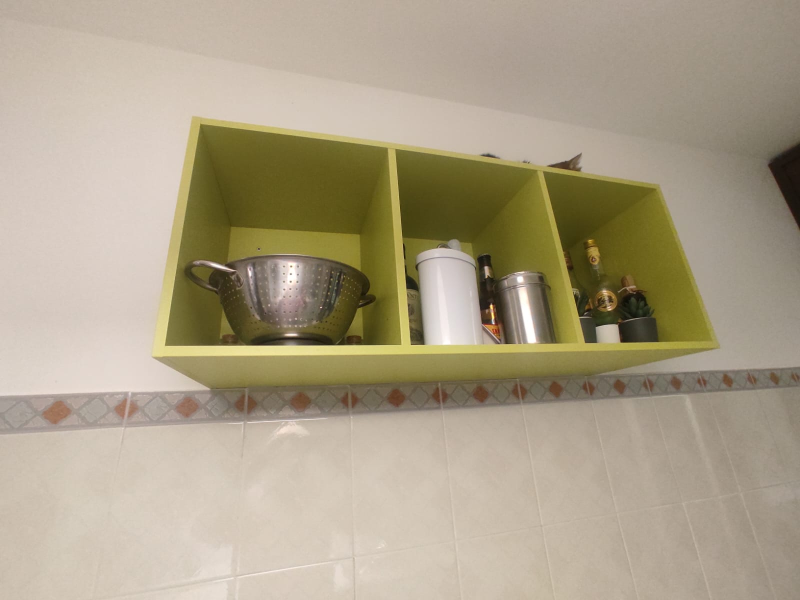
%> input picture Assignment/Homework Image.jpg, 1600 x 1200 px (shown at 1/2 size)
$ octave S_extraction.m   (GNU Octave 9; MATLAB toolbox functions it lacks are replaced by stand-ins)
%> lines starting %> are read from the running program, lines starting %| are printed output that depends on the picture; in (x1, y1, x2, y2) boxes, pixels count from 0 and x2, y2 are one past the last pixel; in counts of white or black regions, pixels touching at a corner belong together; the program's own positions count from 1
close all;
clc;
clear;

%% Load the image
im = imread('../../../Assignment/Homework Image.jpg');
%> im is the input picture: size 1200x1600x3 uint8; mean R, G, B 171.7, 160.1, 136.4

figure;
imshow(im);
title('Original Image');
impixelinfo;

%% Cut out the region of interest
% Define the region of interest
BL_corner = [830, 546];
UR_corner = [952, 510];

% Cut out the region of interest
im = im(UR_corner(2):BL_corner(2), BL_corner(1):UR_corner(1), :);
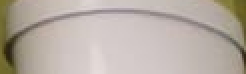
%> im: size 37x123x3 uint8 (shown 2 times larger); mean R, G, B 183.3, 173.6, 164.6
figure;
subplot(3, 1, 1);
imshow(im);
title('Cropped Image');

%% Canny Edge Detection
% Convert image to grayscale
im_gray = rgb2gray(im);
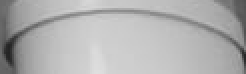
%> im_gray: size 37x123 uint8 (shown 2 times larger); min 35, max 223, mean 175.6

subplot(3, 1, 2);
imshow(im_gray);
title('Grayscale Image');

% Apply Cannys edge detection
threshold = [0.2, 0.8];
sigma = 1;
im_edges = edge(im_gray, 'canny', threshold, sigma);
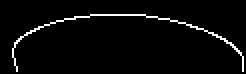
%> im_edges: size 37x123 logical (shown 2 times larger); 3.4% white in thin lines or dots, all inside (x1, y1, x2, y2) = (6, 7, 122, 36)

% Display the results
subplot(3, 1, 3);
imshow(im_edges);
title(['Canny Edges - Threshold: ', num2str(threshold), ' Sigma: ', num2str(sigma)]);

% Save the plot
saveas(gcf, 'CannyEdges.png');
